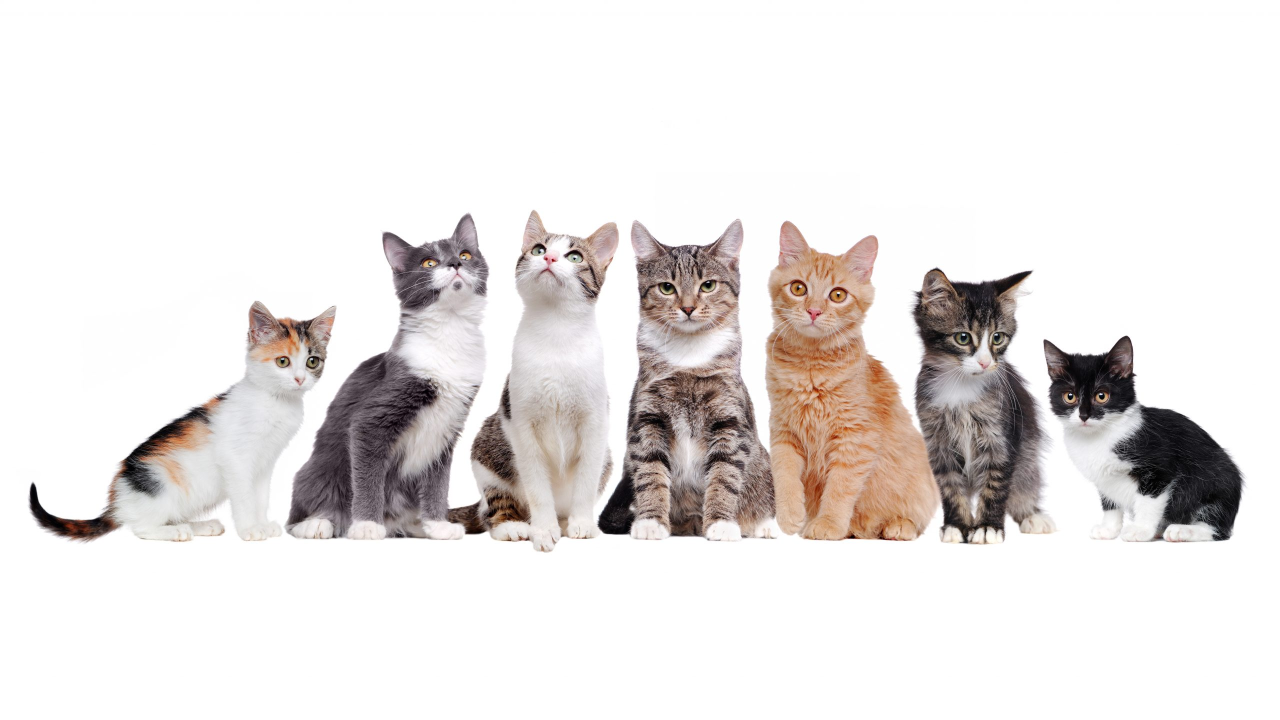
#> input picture Day 2/06 - Object Localisation/Object Localization - Day 2/code/cats.jpg, 2560 x 1440 px (shown at 1/2 size)
$ python selective_search_demo2.py
#> lines starting #> are read from the running program, lines starting #| are printed output that depends on the picture; after the words box and inside, x2 and y2 are one past the last pixel; in counts of white or black regions, pixels touching at a corner belong together
import sys
import cv2

# speed-up using multithreads
cv2.setUseOptimized(True);
cv2.setNumThreads(4);

# read image
im = cv2.imread('cats.jpg')
#> im is the input picture: shape (1440, 2560, 3); mean B, G, R 225.9, 227.2, 231.2
# resize image
newHeight = 600
newWidth = int(im.shape[1]*600/im.shape[0])
#> newWidth = 1066
im = cv2.resize(im, (newWidth, newHeight))
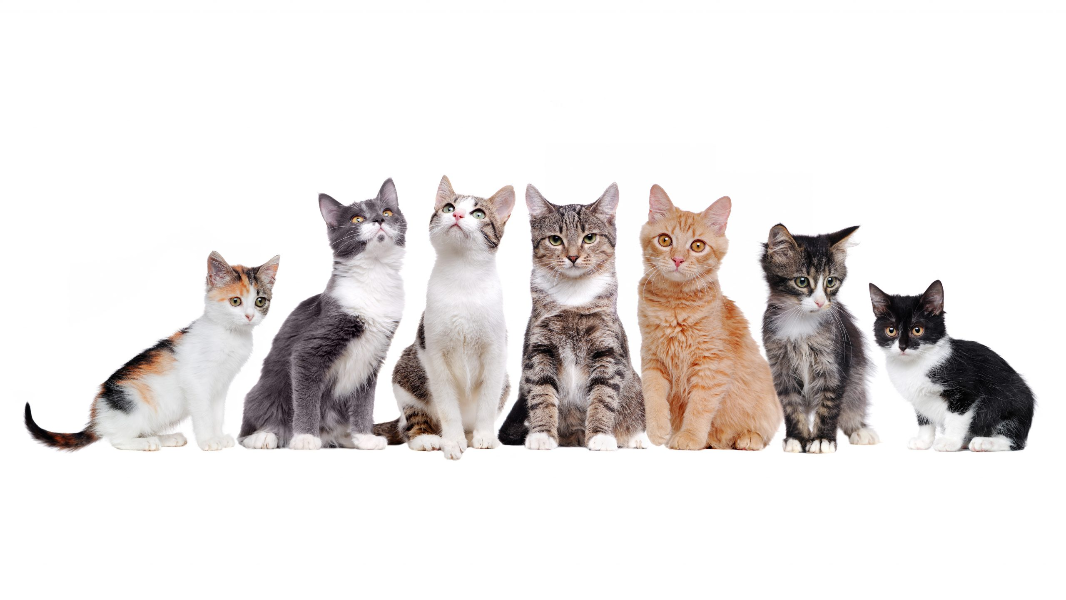
#> im: shape (600, 1066, 3); mean B, G, R 225.8, 227.1, 231.1

# create Selective Search Segmentation Object using default parameters
ss = cv2.ximgproc.segmentation.createSelectiveSearchSegmentation()

# set input image on which we will run segmentation
ss.setBaseImage(im)


ss.switchToSelectiveSearchFast()
# run selective search segmentation on input image
rects = ss.process()
print('Total Number of Region Proposals: {}'.format(len(rects)))

# number of region proposals to show
numShowRects = 100
# increment to increase/decrease total number
# of reason proposals to be shown
increment = 50

while True:
    # create a copy of original image
    imOut = im.copy()

    # itereate over all the region proposals
    for i, rect in enumerate(rects):
        # draw rectangle for region proposal till numShowRects
        if (i < numShowRects):
            x, y, w, h = rect
            cv2.rectangle(imOut, (x, y), (x+w, y+h), (0, 0, 0), 1, cv2.LINE_AA)
        else:
            break
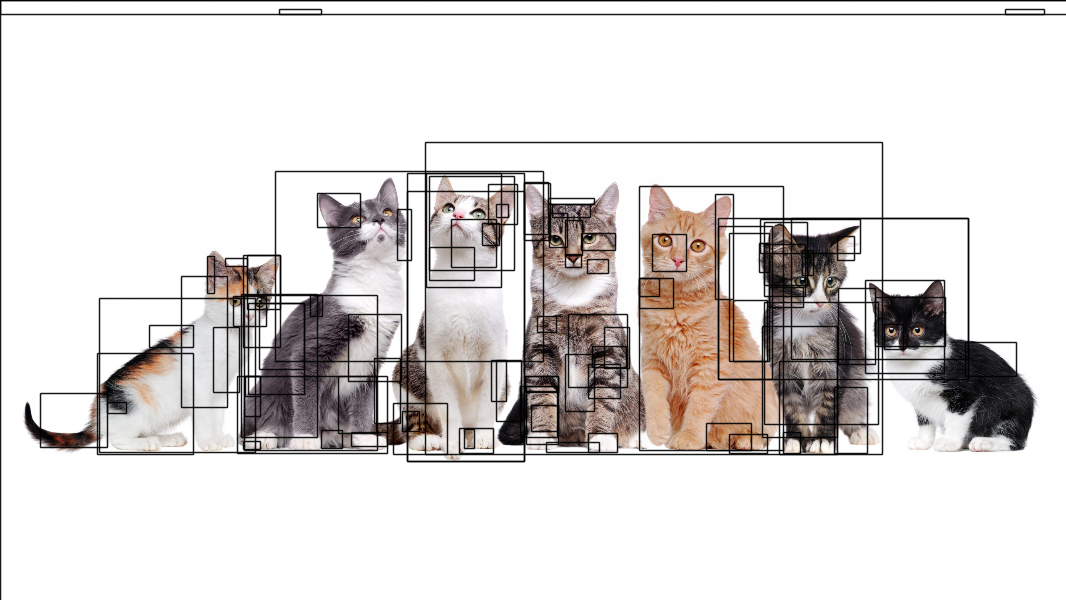
#> imOut: shape (600, 1066, 3); 9.45% of pixels changed, all inside (x1, y1, x2, y2) = (0, 0, 1066, 600)

    # show output
    cv2.imshow("Output", imOut)

    # record key press
    k = cv2.waitKey(0) & 0xFF
#> (key Esc is pressed here)

    # m is pressed
    if k == 109:
        # increase total number of rectangles to show by increment
        numShowRects += increment
    # l is pressed
    elif k == 108 and numShowRects > increment:
        # decrease total number of rectangles to show by increment
        numShowRects -= increment
    # q is pressed
    elif k == 113:
        break
# close image show window
cv2.destroyAllWindows()
